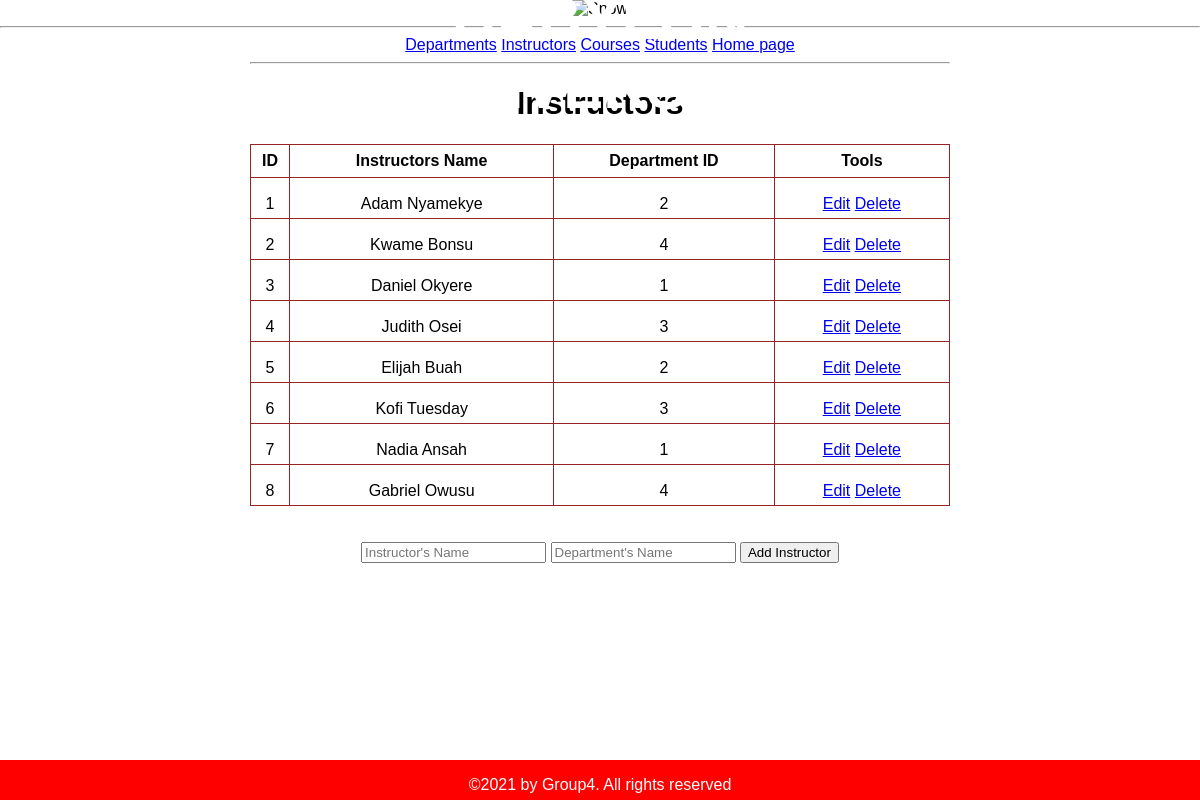
Page /instructors on the committed database.
### Admin.py (models this page shows)
class Instructors(db.Model):
    id = db.Column(db.Integer, primary_key=True)
    I_name = db.Column(db.String(100))
    D_id = db.Column(db.Integer, db.ForeignKey('departments.id'))
    course = db.relationship('Courses', backref='instructor')

### Admin.py (the view)
@app.route('/instructors', methods=['GET', 'POST'])
def instructors():
    if request.method == 'POST':
        try:
            I_name = request.form.get('I_name')
            D_name = request.form.get('D_name')
            link_department = Departments.query.filter_by(D_name = D_name).first()
            if link_department is None:
                return 'Department not found'
            else:
                instructors = Instructors(I_name=I_name, department=link_department)
                db.session.add(instructors)
                db.session.commit()
                return redirect('/instructors')
        except:
            return "Department not found"
    else:
        instructors = Instructors.query.all()
        return render_template('instructors.html', instructors=instructors)

### templates/instructors.html (shortened to what this page needs)
{% extends "base.html" %}
{% block body %}
    <a href="/departments">Departments</a>
    <a href="/instructors">Instructors</a>
    <a href="/courses">Courses</a>
    <a href="/students">Students</a>
    <a href="/functions">Home page</a>
    <hr>
    <h1>Instructors</h1>
        {% if instructors|length < 1 %}
    <h4>There are no instructors</h4>
    {% else %}
    <table style="text-align: center;" class = "center">
        <tr>
            <th>ID</th>
            <th>Instructors Name</th>
            <th>Department ID</th>
            <th>Tools</th>
        </tr>
        {%for instructor in instructors%}
        <tr>
            <td>{{instructor.id}}</td>
            <td>{{instructor.I_name}}</td>
            <td>{{instructor.D_id}}</td>
            <td>
                <a href="/instructors/edit/{{instructor.id}}">Edit</a>
                <a href="/instructors/delete/{{instructor.id}}">Delete</a>
            </td>
        </tr>
        {% endfor%}
    </table>
    <br> <br>
    {%endif%}
    <form action="/instructors" method="post">
        <input type="text" name="I_name" placeholder="Instructor's Name" required>
        <input type="text" name = "D_name" placeholder="Department's Name" required>
        <input type="submit" value="Add Instructor">
    </form>
{% endblock %}

### templates/base.html (shortened to what this page needs)
<!DOCTYPE html>
<html lang="en">
    <head>
        <link rel="stylesheet" href="{{ url_for('static', filename='style28.css')}}">
    </head>
    <body style="text-align: center">
        <div class="container">
            <img src="https://www.reading.ac.uk/~/media/images/virtual-exerience.ashx?h=297&w=640&la=en" alt="Snow" style="width:100%; height:200px;">
            <h2 class="centered" style="font-family:helvetica;">BABYLON UNIVERSITY</h2>
        </div>
        <hr>
        <div class="content">
        {% block body %}
        {% endblock %}
        </div>
        <br> <br>
        <div class="footer">
            <p>©2021 by Group4. All rights reserved</p>
        </div>
    </body>
</html>

### static/style28.css (style rules this page uses)
h1 { color: black; font-family: helvetica; text-align: center; }
h2 { color: white; font-family: helvetica; font-size: 60px; }
body, html { margin: 0; font-family: sans-serif; }
table, td, th { border: 1px solid rgb(150, 36, 36); }
td { text-align:center; padding: 5px; height: 30px; vertical-align: bottom; }
th { height: 30px }
table { border-collapse: collapse; width: 100%; }
.content { margin: 0 auto; width: 700px; }
.container { position: relative; text-align: center; }
.centered { position: absolute; top: 20%; left: 50%; transform: translate(-50%, -50%); }
.footer { font-family: sans-serif; position: fixed; left: 0; bottom: 0; height: 5%; width: 100%; background-color: red; color: white; text-align: center; }

### rows in the picture
Instructors: id "1", I_name "Adam Nyamekye", D_id "2"
Instructors: id "2", I_name "Kwame Bonsu", D_id "4"
Instructors: id "3", I_name "Daniel Okyere", D_id "1"
Instructors: id "4", I_name "Judith Osei", D_id "3"
Instructors: id "5", I_name "Elijah Buah", D_id "2"
Instructors: id "6", I_name "Kofi Tuesday", D_id "3"
Instructors: id "7", I_name "Nadia Ansah", D_id "1"
Instructors: id "8", I_name "Gabriel Owusu", D_id "4"
